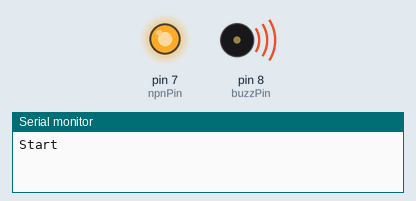
This sketch was run on a simulated Arduino Uno, built with avr-gcc and run on an emulated ATmega328P. Shown: output pins drawn as LEDs (lit = HIGH), buzzer (waves = sounding), the last lines printed to the serial monitor.

Above: at 0.2 s.
At 2.7 s:
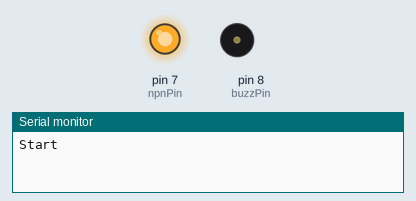
At 7.5 s:
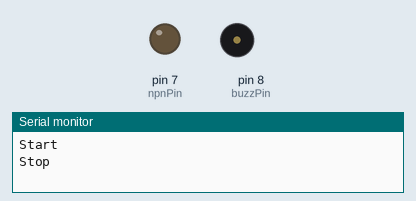
Timing chart, 0 to 13.0 s (numbered marks = the images above):
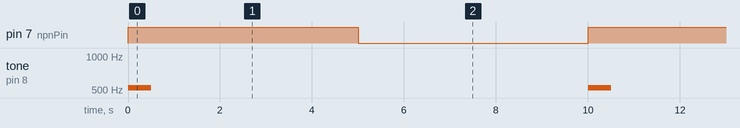

The sketch:

12_16520156_01.ino
```cpp
int npnPin = 7;					// pin Arduino yang terhubung ke NPN Transistor
const int buzzPin = 8;			// pin Arduino yang terhubung ke Buzzer
void setup()
{
  pinMode(npnPin, OUTPUT);		// atur Pin sebagai OUTPUT
  pinMode(buzzPin, OUTPUT);		// atur Pin sebagai OUTPUT
  Serial.begin(9600);			// memulai port serial
}

void loop()
{
  tone(buzzPin, 523, 500);		// putar nada (f = 523 Hz, durasi = 500 ms)
  Serial.println("Start");
  digitalWrite(npnPin, HIGH);	// motor ON
  delay(5000);					// tunggu 5 detik
  Serial.println("Stop");
  digitalWrite(npnPin, LOW);	// motor OFF
  delay(5000);					// tunggu 5 detik
}
```

Measured:
- by itself, pin 7 (npnPin): alternates HIGH for 5.0 s and LOW for 5.0 s
- by itself, tone on pin 8 (buzzPin): alternates 523 Hz for 0.50 s and silent for 9.5 s
